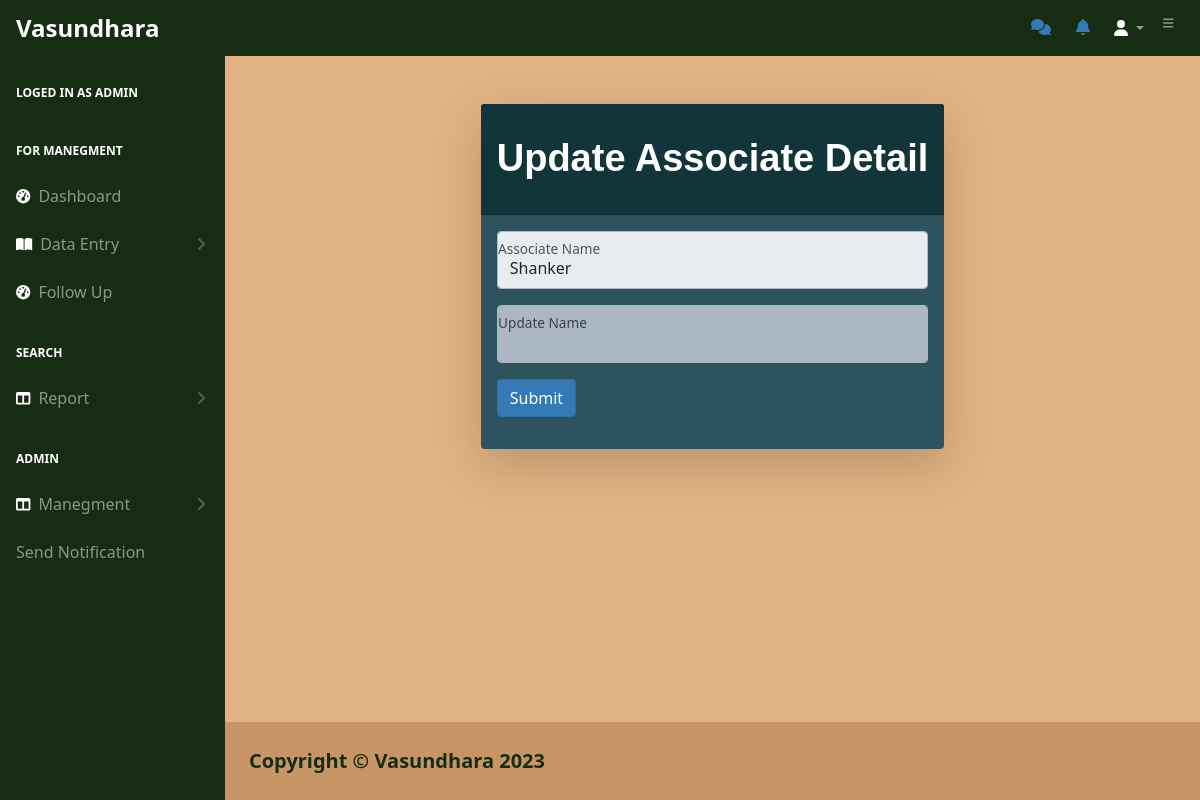
Page /updateass.php?uid=1 (signed in) on the earlier database version.
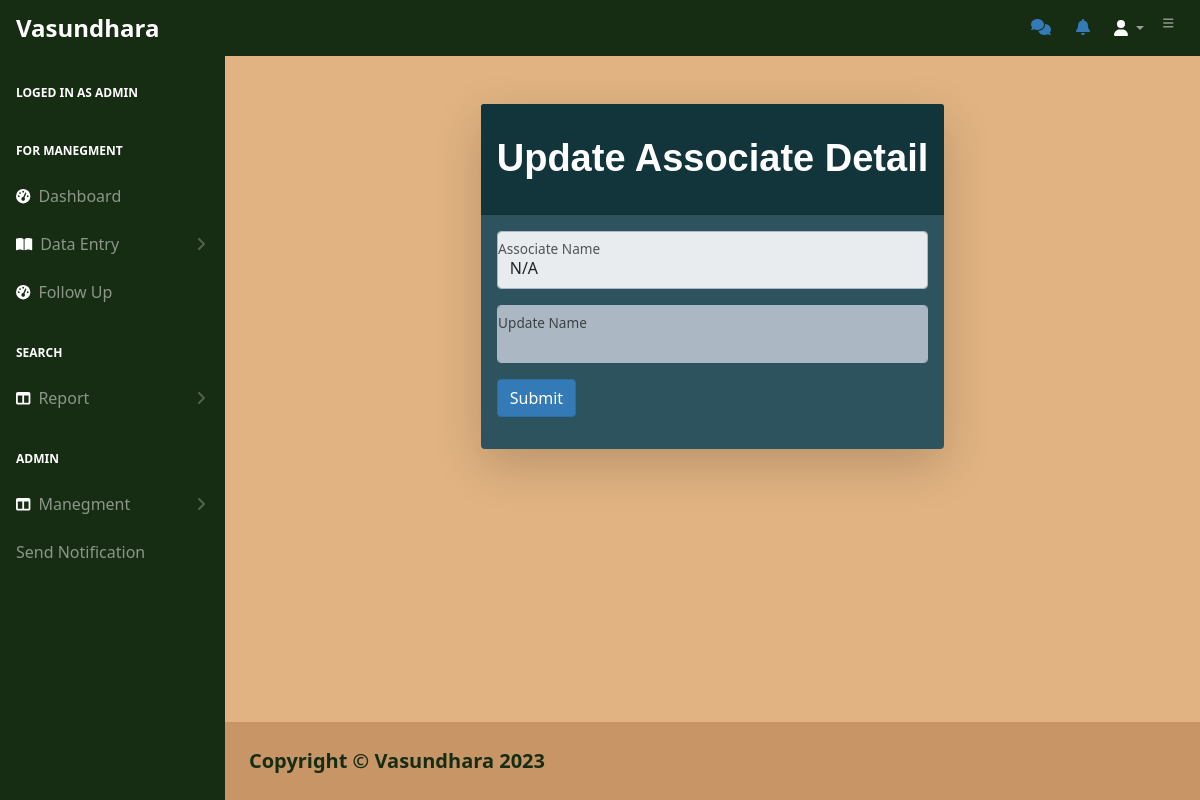
Same page on the later database version.
### tables this page shows
CREATE TABLE `associate` (
  `id` int NOT NULL AUTO_INCREMENT,
  `name` varchar(50) NOT NULL,
  `status` varchar(1) DEFAULT '1',
  PRIMARY KEY (`id`)
);

### updateass.php (the view, shortened to what this page needs)
<!DOCTYPE html>
<html lang="en">
<head>
    <link href="css/styles.css" rel="stylesheet" />
</head>
<?php
require_once "navbar.php";
$cou_name_err = "";
$param_name = "" ;
    if(isset($_GET["uid"]) && !empty(trim($_GET["uid"]))){
        $sql = "SELECT * FROM associate WHERE id = ?";
        if($stmt = mysqli_prepare($link, $sql)){
            mysqli_stmt_bind_param($stmt, "i", $param_id);
            if(mysqli_stmt_execute($stmt)){
                $result = mysqli_stmt_get_result($stmt);
                if(mysqli_num_rows($result) == 1){
                    $row = mysqli_fetch_array($result, MYSQLI_ASSOC);
                    $name = $row["name"];
                } else{
                    header("location: error.php");
                    exit();
                }
            } else{
                echo "Oops! Something went wrong. Please try again later.";
            }
        }
    }
?>
<body>
    <div id="layoutSidenav_content">
        <div id="layoutAuthentication_content">
            <main>
                <div class="container">
                    <div class="row justify-content-center">
                        <div class="col-lg-6">
                            <div class="card shadow-lg bg-info text-white border-0 rounded-lg mt-5">
                                <div class="card-header">
                                    <h3 class="text-center font-weight-light text-info my-4">Update Associate Detail
                                    </h3>
                                </div>
                                <div class="card-body">
                                    <form action="<?php echo htmlspecialchars(basename($_SERVER['REQUEST_URI'])); ?>"
                                        method="post">
                                            <div class="form-group">
                                            <div class="row mb-3">
                                                    <div class="form-floating text-black mb-3 mb-md-0">
                                                    <input type="text" id="oldname" name="oldname"  class="form-control" value="<?php echo $name; ?>" readonly>
                                                        <label for="mob">Associate Name</label>
                                                </div>
                                            </div>
                                            <div class="form-group">
                                            <div class="row mb-3">
                                                    <div class="form-floating mb-3 text-black mb-md-0">
                                                    <input type="text" id="inputexc" name="inputexc"  class="form-control  <?php echo (!empty($cou_name_err)) ? 'is-invalid' : ''; ?>" value="<?php echo $param_name; ?>">
                                                        <label for="inputexc">Update Name</label>
                                                </div>
                                            </div>
                                        <div class="row mb-3">
                                            <div class="col-md-6">
                                                <input type="submit" class="btn btn-primary" value="Submit">
                                            </div>
                                        </div>
                                </form>
                            </div>
                        </div>
                    </div>
                </div>
        </div>
        </main>
    </div>
    <div id="layoutAuthentication_footer">
        <footer class="py-4 bg-black mt-auto">
            <div class="container-fluid px-4">
                <div class="d-flex align-items-center justify-content-between small">
                    <div class="text-muted">Copyright &copy; Vasundhara 2023</div>
                </div>
            </div>
        </footer>
    </div>
    </div>
</body>
</html>

Differences in the rows shown:
changed associate: oldname "Shanker" → "N/A"
